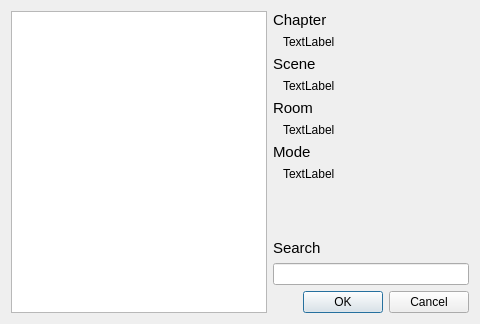
<?xml version="1.0" encoding="UTF-8"?>
<ui version="4.0">
 <class>OpenMenu</class>
 <widget class="QDialog" name="OpenMenu">
  <property name="geometry">
   <rect>
    <x>0</x>
    <y>0</y>
    <width>480</width>
    <height>324</height>
   </rect>
  </property>
  <property name="minimumSize">
   <size>
    <width>480</width>
    <height>324</height>
   </size>
  </property>
  <property name="maximumSize">
   <size>
    <width>16777215</width>
    <height>16777215</height>
   </size>
  </property>
  <property name="windowTitle">
   <string>Open</string>
  </property>
  <property name="windowIcon">
   <iconset resource="../res/icons.qrc">
    <normaloff>:/monokuma-green.png</normaloff>:/monokuma-green.png</iconset>
  </property>
  <layout class="QHBoxLayout" name="horizontalLayout">
   <item>
    <widget class="QTreeWidget" name="treeFileList">
     <property name="sizePolicy">
      <sizepolicy hsizetype="Expanding" vsizetype="Expanding">
       <horstretch>0</horstretch>
       <verstretch>0</verstretch>
      </sizepolicy>
     </property>
     <property name="alternatingRowColors">
      <bool>true</bool>
     </property>
     <property name="indentation">
      <number>15</number>
     </property>
     <property name="animated">
      <bool>true</bool>
     </property>
     <attribute name="headerVisible">
      <bool>false</bool>
     </attribute>
     <column>
      <property name="text">
       <string>1</string>
      </property>
     </column>
    </widget>
   </item>
   <item>
    <layout class="QVBoxLayout" name="verticalLayout">
     <property name="sizeConstraint">
      <enum>QLayout::SetDefaultConstraint</enum>
     </property>
     <item>
      <layout class="QHBoxLayout" name="horizontalLayout_2">
       <item>
        <widget class="QLabel" name="label">
         <property name="font">
          <font>
           <family>Meiryo UI</family>
           <pointsize>11</pointsize>
          </font>
         </property>
         <property name="text">
          <string>Chapter</string>
         </property>
        </widget>
       </item>
       <item>
        <widget class="QToolButton" name="btnRefresh">
         <property name="sizePolicy">
          <sizepolicy hsizetype="Fixed" vsizetype="Ignored">
           <horstretch>0</horstretch>
           <verstretch>0</verstretch>
          </sizepolicy>
         </property>
         <property name="text">
          <string/>
         </property>
         <property name="icon">
          <iconset resource="../res/icons.qrc">
           <normaloff>:/arrow_refresh.png</normaloff>:/arrow_refresh.png</iconset>
         </property>
         <property name="toolButtonStyle">
          <enum>Qt::ToolButtonIconOnly</enum>
         </property>
         <property name="autoRaise">
          <bool>true</bool>
         </property>
        </widget>
       </item>
      </layout>
     </item>
     <item>
      <widget class="QLabel" name="lblChapter">
       <property name="text">
        <string>TextLabel</string>
       </property>
       <property name="indent">
        <number>10</number>
       </property>
      </widget>
     </item>
     <item>
      <widget class="QLabel" name="label_3">
       <property name="font">
        <font>
         <family>Meiryo UI</family>
         <pointsize>11</pointsize>
        </font>
       </property>
       <property name="text">
        <string>Scene</string>
       </property>
      </widget>
     </item>
     <item>
      <widget class="QLabel" name="lblScene">
       <property name="text">
        <string>TextLabel</string>
       </property>
       <property name="indent">
        <number>10</number>
       </property>
      </widget>
     </item>
     <item>
      <widget class="QLabel" name="label_4">
       <property name="font">
        <font>
         <family>Meiryo UI</family>
         <pointsize>11</pointsize>
        </font>
       </property>
       <property name="text">
        <string>Room</string>
       </property>
      </widget>
     </item>
     <item>
      <widget class="QLabel" name="lblRoom">
       <property name="text">
        <string>TextLabel</string>
       </property>
       <property name="indent">
        <number>10</number>
       </property>
      </widget>
     </item>
     <item>
      <widget class="QLabel" name="label_6">
       <property name="font">
        <font>
         <family>Meiryo UI</family>
         <pointsize>11</pointsize>
        </font>
       </property>
       <property name="text">
        <string>Mode</string>
       </property>
      </widget>
     </item>
     <item>
      <widget class="QLabel" name="lblMode">
       <property name="text">
        <string>TextLabel</string>
       </property>
       <property name="indent">
        <number>10</number>
       </property>
      </widget>
     </item>
     <item>
      <spacer name="verticalSpacer">
       <property name="orientation">
        <enum>Qt::Vertical</enum>
       </property>
       <property name="sizeType">
        <enum>QSizePolicy::Expanding</enum>
       </property>
       <property name="sizeHint" stdset="0">
        <size>
         <width>20</width>
         <height>40</height>
        </size>
       </property>
      </spacer>
     </item>
     <item>
      <widget class="QLabel" name="label_2">
       <property name="font">
        <font>
         <family>Meiryo UI</family>
         <pointsize>11</pointsize>
        </font>
       </property>
       <property name="text">
        <string>Search</string>
       </property>
      </widget>
     </item>
     <item>
      <widget class="QLineEdit" name="txtSearch"/>
     </item>
     <item>
      <widget class="QDialogButtonBox" name="buttonBox">
       <property name="orientation">
        <enum>Qt::Horizontal</enum>
       </property>
       <property name="standardButtons">
        <set>QDialogButtonBox::Cancel|QDialogButtonBox::Ok</set>
       </property>
      </widget>
     </item>
    </layout>
   </item>
  </layout>
 </widget>
 <resources>
  <include location="../res/icons.qrc"/>
 </resources>
 <connections>
  <connection>
   <sender>buttonBox</sender>
   <signal>accepted()</signal>
   <receiver>OpenMenu</receiver>
   <slot>accept()</slot>
   <hints>
    <hint type="sourcelabel">
     <x>469</x>
     <y>313</y>
    </hint>
    <hint type="destinationlabel">
     <x>157</x>
     <y>274</y>
    </hint>
   </hints>
  </connection>
  <connection>
   <sender>buttonBox</sender>
   <signal>rejected()</signal>
   <receiver>OpenMenu</receiver>
   <slot>reject()</slot>
   <hints>
    <hint type="sourcelabel">
     <x>469</x>
     <y>313</y>
    </hint>
    <hint type="destinationlabel">
     <x>286</x>
     <y>274</y>
    </hint>
   </hints>
  </connection>
  <connection>
   <sender>treeFileList</sender>
   <signal>currentItemChanged(QTreeWidgetItem*,QTreeWidgetItem*)</signal>
   <receiver>OpenMenu</receiver>
   <slot>changeSelection(QTreeWidgetItem*,QTreeWidgetItem*)</slot>
   <hints>
    <hint type="sourcelabel">
     <x>147</x>
     <y>196</y>
    </hint>
    <hint type="destinationlabel">
     <x>238</x>
     <y>211</y>
    </hint>
   </hints>
  </connection>
  <connection>
   <sender>treeFileList</sender>
   <signal>itemDoubleClicked(QTreeWidgetItem*,int)</signal>
   <receiver>OpenMenu</receiver>
   <slot>doubleClicked(QTreeWidgetItem*,int)</slot>
   <hints>
    <hint type="sourcelabel">
     <x>200</x>
     <y>256</y>
    </hint>
    <hint type="destinationlabel">
     <x>302</x>
     <y>7</y>
    </hint>
   </hints>
  </connection>
  <connection>
   <sender>txtSearch</sender>
   <signal>textEdited(QString)</signal>
   <receiver>OpenMenu</receiver>
   <slot>findDirectory(QString)</slot>
   <hints>
    <hint type="sourcelabel">
     <x>469</x>
     <y>284</y>
    </hint>
    <hint type="destinationlabel">
     <x>437</x>
     <y>233</y>
    </hint>
   </hints>
  </connection>
  <connection>
   <sender>btnRefresh</sender>
   <signal>clicked()</signal>
   <receiver>OpenMenu</receiver>
   <slot>refresh_list()</slot>
   <hints>
    <hint type="sourcelabel">
     <x>287</x>
     <y>23</y>
    </hint>
    <hint type="destinationlabel">
     <x>385</x>
     <y>26</y>
    </hint>
   </hints>
  </connection>
 </connections>
 <slots>
  <slot>changeSelection(QTreeWidgetItem*,QTreeWidgetItem*)</slot>
  <slot>doubleClicked(QTreeWidgetItem*,int)</slot>
  <slot>findDirectory(QString)</slot>
  <slot>refresh_list()</slot>
 </slots>
</ui>
